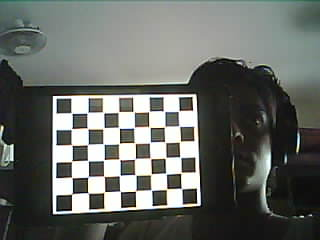
#> input picture stereoVision/images/stereoLeft/imageL0.png, 320 x 240 px, given in place of the camera
$ python measure_object_size_camera.py
#> lines starting #> are read from the running program, lines starting #| are printed output that depends on the picture; after the words box and inside, x2 and y2 are one past the last pixel; in counts of white or black regions, pixels touching at a corner belong together
#> further down, img is the input picture: shape (240, 320, 3); mean B, G, R 100.5, 105.2, 101.8
### object_detector.py
import cv2


class HomogeneousBgDetector():
    def __init__(self):
        pass

    def detect_objects(self, frame):
        # Convert Image to grayscale
        gray = cv2.cvtColor(frame, cv2.COLOR_BGR2GRAY)

        # Create a Mask with adaptive threshold
        mask = cv2.adaptiveThreshold(gray, 255, cv2.ADAPTIVE_THRESH_MEAN_C, cv2.THRESH_BINARY_INV, 19, 5)
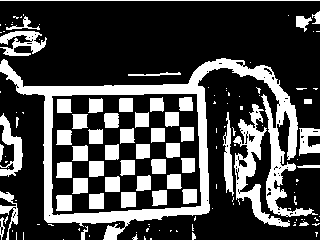
#> mask: shape (240, 320); 27.9% white; 134 white regions (82 under 20 px)

        # Find contours
        contours, _ = cv2.findContours(mask, cv2.RETR_EXTERNAL, cv2.CHAIN_APPROX_SIMPLE)
#> contours = 102 contours, 86 with area under 20; largest, box (x1, y1, x2, y2) and area: (0, 58, 318, 240) 25334, (233, 104, 290, 227) 1655, (0, 113, 23, 177) 543, (0, 31, 47, 56) 496, (223, 112, 234, 196) 389

        #cv2.imshow("mask", mask)
        objects_contours = []

        for cnt in contours:
            area = cv2.contourArea(cnt)
            if area > 2000:
                #cnt = cv2.approxPolyDP(cnt, 0.03*cv2.arcLength(cnt, True), True)
                objects_contours.append(cnt)
#> this loop made 102 passes
#> area on passes 18, 32, 44, 48, 54, 55, 83: 28, 41, 236, 38, 26.5, 340, 25333.5
#> after the loop, objects_contours = 1 contour; box (x1, y1, x2, y2) and area: (0, 58, 318, 240) 25334

        return objects_contours

    # def get_objects_rect(self):
    #     box = cv2.boxPoints(rect)  # cv2.boxPoints(rect) for OpenCV 3.x
    #     box = np.int0(box)

### measure_object_size_camera.py
import cv2
from object_detector import *
import numpy as np

# Load Aruco detector
# parameters = cv2.aruco.DetectorParameters_create()
# aruco_dict = cv2.aruco.Dictionary_get(cv2.aruco.DICT_5X5_50)


# Load Object Detector
detector = HomogeneousBgDetector()

# Load Cap
cap = cv2.VideoCapture(0)
cap.set(cv2.CAP_PROP_FRAME_WIDTH, 1280)
cap.set(cv2.CAP_PROP_FRAME_HEIGHT, 720)

while True:
    _, img = cap.read()

    # [13 lines of commented-out code are left out]

    contours = detector.detect_objects(img)
#> contours has the same summary as objects_contours in detect_objects

        # Draw objects boundaries
    for cnt in contours:
            # Get rect
        rect = cv2.minAreaRect(cnt)
        (x, y), (w, h), angle = rect

            # Get Width and Height of the Objects by applying the Ratio pixel to cm
        object_width = w #/ pixel_cm_ratio
        object_height = h #/ pixel_cm_ratio

            # Display rectangle
        box = cv2.boxPoints(rect)
        box = np.int0(box)

        cv2.circle(img, (int(x), int(y)), 5, (0, 0, 255), -1)
        cv2.polylines(img, [box], True, (255, 0, 0), 2)
        cv2.putText(img, "Width {} cm".format(round(object_width, 1)), (int(x - 100), int(y - 20)), cv2.FONT_HERSHEY_PLAIN, 2, (100, 200, 0), 2)
        cv2.putText(img, "Height {} cm".format(round(object_height, 1)), (int(x - 100), int(y + 15)), cv2.FONT_HERSHEY_PLAIN, 2, (100, 200, 0), 2)
#> this loop made 1 pass
#> (x, y, w, h, angle, object_width, object_height, box) on pass 1: (158.5, 148.5, 316.3, 180.5, -0.263, 316.3, 180.5, [[0, 239], [0, 59], [316, 57], [317, 238]])
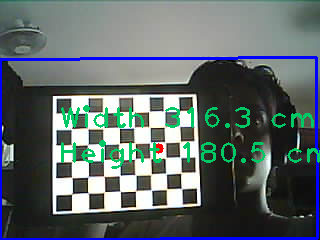
#> img: shape (240, 320, 3); 6.96% of pixels changed, all inside (x1, y1, x2, y2) = (0, 56, 320, 240)

    cv2.imshow("Image", img)
    key = cv2.waitKey(1)
#> (key Esc is pressed here)
    if key == 27:
        break

cap.release()
cv2.destroyAllWindows()

$ run again, on stereoVision/images/stereoLeft/imageL1.png
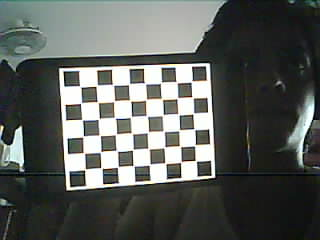
#> input picture stereoVision/images/stereoLeft/imageL1.png, 320 x 240 px, given in place of the camera
#> img is the input picture: shape (240, 320, 3); mean B, G, R 90.4, 94.2, 90.7
#> in detect_objects, `mask = cv2.adaptiveThreshold(gray, 255, cv2.ADAPTIVE_THRESH_MEAN_C, cv..`:
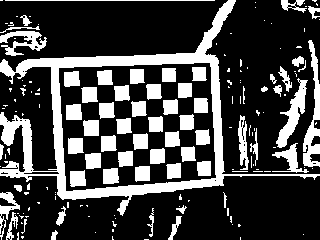
#> mask: shape (240, 320); 26.5% white; 167 white regions (104 under 20 px)
#> in detect_objects, `contours, _ = cv2.findContours(mask, cv2.RETR_EXTERNAL, cv2.CHAIN_APPR..`: contours = 135 contours, 111 with area under 20; largest, box (x1, y1, x2, y2) and area: (0, 0, 320, 216) 25283, (303, 40, 320, 167) 741, (276, 78, 308, 148) 670, (0, 31, 47, 56) 428, (238, 115, 249, 170) 282
#> the loop in detect_objects, `for cnt in contours:` made 135 passes
#> area on passes 8, 17, 24, 26, 29, 30, 42, 44: 31, 91.5, 81.5, 35.5, 70, 26, 220.5, 30.5
#> after the loop in detect_objects, `for cnt in contours:`: objects_contours = 1 contour; box (x1, y1, x2, y2) and area: (0, 0, 320, 216) 25283
#> `contours = detector.detect_objects(img)`: contours has the same summary as objects_contours in detect_objects
#> the loop `for cnt in contours:` made 1 pass
#> (x, y, w, h, angle, object_width, object_height, box) on pass 1: (147.9, 112.6, 313.7, 191.8, -10.62, 313.7, 191.8, [[11, 235], [-23, 47], [284, -10], [319, 177]])
#> after the loop `for cnt in contours:`:
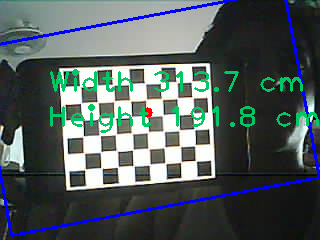
#> img: shape (240, 320, 3); 6.56% of pixels changed, all inside (x1, y1, x2, y2) = (0, 0, 320, 237)

$ run again, on stereoVision/images/stereoLeft/imageL4.png
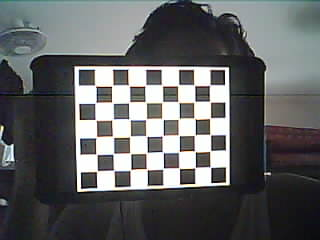
#> input picture stereoVision/images/stereoLeft/imageL4.png, 320 x 240 px, given in place of the camera
#> img is the input picture: shape (240, 320, 3); mean B, G, R 98.3, 97.7, 96.1
#> in detect_objects, `mask = cv2.adaptiveThreshold(gray, 255, cv2.ADAPTIVE_THRESH_MEAN_C, cv..`:
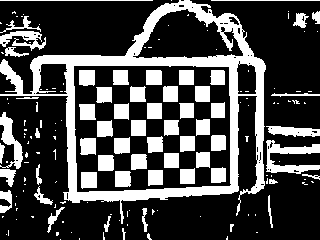
#> mask: shape (240, 320); 28.3% white; 160 white regions (101 under 20 px)
#> in detect_objects, `contours, _ = cv2.findContours(mask, cv2.RETR_EXTERNAL, cv2.CHAIN_APPR..`: contours = 112 contours, 90 with area under 20; largest, box (x1, y1, x2, y2) and area: (0, 0, 266, 224) 32569, (266, 140, 320, 174) 717, (0, 112, 23, 169) 450, (0, 31, 46, 51) 356, (266, 126, 320, 137) 355
#> the loop in detect_objects, `for cnt in contours:` made 112 passes
#> area on passes 18, 28, 30, 36, 38, 39, 45, 50: 29.5, 49.5, 84, 35.5, 138, 93, 22, 26
#> after the loop in detect_objects, `for cnt in contours:`: objects_contours = 1 contour; box (x1, y1, x2, y2) and area: (0, 0, 266, 224) 32569
#> `contours = detector.detect_objects(img)`: contours has the same summary as objects_contours in detect_objects
#> the loop `for cnt in contours:` made 1 pass
#> (x, y, w, h, angle, object_width, object_height, box) on pass 1: (148.7, 126.9, 260.3, 223.6, -19.07, 260.3, 223.6, [[62, 275], [-10, 63], [235, -21], [308, 190]])
#> after the loop `for cnt in contours:`:
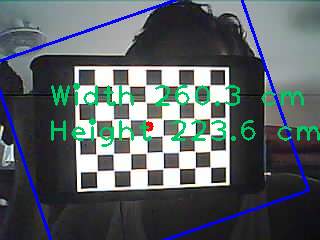
#> img: shape (240, 320, 3); 6.38% of pixels changed, all inside (x1, y1, x2, y2) = (0, 0, 320, 240)
